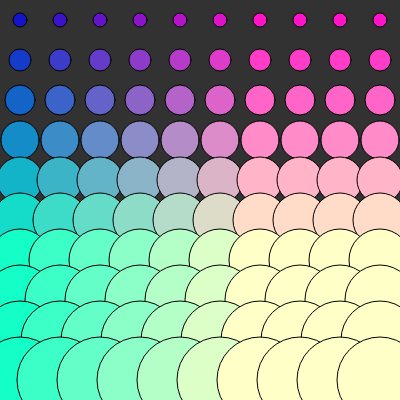
Frame 1 (no input)
Frame 60 (no input): identical to frame 1, image omitted
Frame 120 (the mouse pressed at the canvas centre since frame 60): identical to frame 1, image omitted

The p5.js sketch that drew this single still picture (run headless with seeded random() and noise() and a simulated clock; from frame 60 on, the mouse is pressed at the canvas centre):

// p5.js sketch
// ── sketch.js
function setup() {
  createCanvas(400, 400);
}

function draw() {
  background(50); 


  for (let y = 20; y < height; y += 40) {
    for (let x = 20; x < width; x += 40) {

      fill(x, y, 200);
      ellipse(x, y, y / 5 + 10);
    }
  }
}
